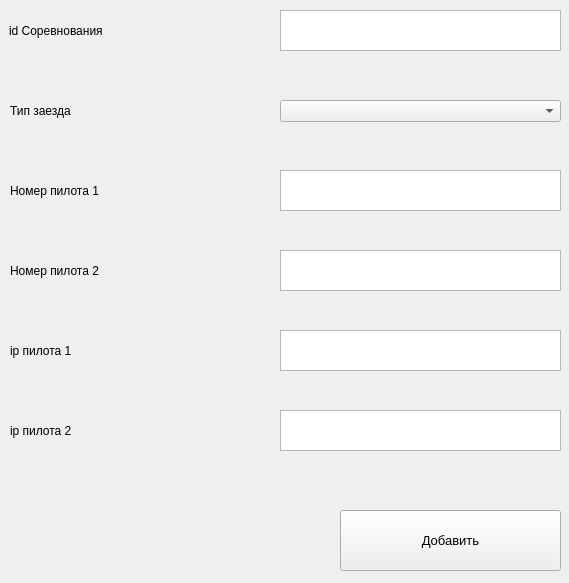
<?xml version="1.0" encoding="UTF-8"?>
<ui version="4.0">
 <class>Form</class>
 <widget class="QWidget" name="Form">
  <property name="geometry">
   <rect>
    <x>0</x>
    <y>0</y>
    <width>569</width>
    <height>583</height>
   </rect>
  </property>
  <property name="windowTitle">
   <string>Добавить заезд</string>
  </property>
  <widget class="QPlainTextEdit" name="name_race">
   <property name="geometry">
    <rect>
     <x>280</x>
     <y>10</y>
     <width>281</width>
     <height>41</height>
    </rect>
   </property>
   <property name="font">
    <font>
     <pointsize>12</pointsize>
    </font>
   </property>
  </widget>
  <widget class="QLabel" name="label">
   <property name="geometry">
    <rect>
     <x>9</x>
     <y>10</y>
     <width>251</width>
     <height>41</height>
    </rect>
   </property>
   <property name="font">
    <font>
     <pointsize>9</pointsize>
    </font>
   </property>
   <property name="text">
    <string>id Соревнования</string>
   </property>
  </widget>
  <widget class="QLabel" name="type_race">
   <property name="geometry">
    <rect>
     <x>10</x>
     <y>90</y>
     <width>251</width>
     <height>41</height>
    </rect>
   </property>
   <property name="font">
    <font>
     <pointsize>9</pointsize>
    </font>
   </property>
   <property name="text">
    <string>Тип заезда</string>
   </property>
  </widget>
  <widget class="QLabel" name="label_3">
   <property name="geometry">
    <rect>
     <x>10</x>
     <y>170</y>
     <width>251</width>
     <height>41</height>
    </rect>
   </property>
   <property name="font">
    <font>
     <pointsize>9</pointsize>
    </font>
   </property>
   <property name="text">
    <string>Номер пилота 1</string>
   </property>
  </widget>
  <widget class="QPlainTextEdit" name="pilot_1">
   <property name="geometry">
    <rect>
     <x>280</x>
     <y>170</y>
     <width>281</width>
     <height>41</height>
    </rect>
   </property>
   <property name="font">
    <font>
     <pointsize>10</pointsize>
    </font>
   </property>
  </widget>
  <widget class="QPushButton" name="pushButton">
   <property name="geometry">
    <rect>
     <x>340</x>
     <y>510</y>
     <width>221</width>
     <height>61</height>
    </rect>
   </property>
   <property name="font">
    <font>
     <pointsize>10</pointsize>
    </font>
   </property>
   <property name="text">
    <string>Добавить</string>
   </property>
  </widget>
  <widget class="QComboBox" name="comboBox">
   <property name="geometry">
    <rect>
     <x>280</x>
     <y>100</y>
     <width>281</width>
     <height>22</height>
    </rect>
   </property>
  </widget>
  <widget class="QLabel" name="label_4">
   <property name="geometry">
    <rect>
     <x>10</x>
     <y>250</y>
     <width>251</width>
     <height>41</height>
    </rect>
   </property>
   <property name="font">
    <font>
     <pointsize>9</pointsize>
    </font>
   </property>
   <property name="text">
    <string>Номер пилота 2</string>
   </property>
  </widget>
  <widget class="QPlainTextEdit" name="pilot2">
   <property name="geometry">
    <rect>
     <x>280</x>
     <y>250</y>
     <width>281</width>
     <height>41</height>
    </rect>
   </property>
   <property name="font">
    <font>
     <pointsize>10</pointsize>
    </font>
   </property>
  </widget>
  <widget class="QLabel" name="label_5">
   <property name="geometry">
    <rect>
     <x>10</x>
     <y>330</y>
     <width>251</width>
     <height>41</height>
    </rect>
   </property>
   <property name="font">
    <font>
     <pointsize>9</pointsize>
    </font>
   </property>
   <property name="text">
    <string>ip пилота 1</string>
   </property>
  </widget>
  <widget class="QPlainTextEdit" name="ip_2">
   <property name="geometry">
    <rect>
     <x>280</x>
     <y>410</y>
     <width>281</width>
     <height>41</height>
    </rect>
   </property>
   <property name="font">
    <font>
     <pointsize>10</pointsize>
    </font>
   </property>
  </widget>
  <widget class="QPlainTextEdit" name="ip_1">
   <property name="geometry">
    <rect>
     <x>280</x>
     <y>330</y>
     <width>281</width>
     <height>41</height>
    </rect>
   </property>
   <property name="font">
    <font>
     <pointsize>10</pointsize>
    </font>
   </property>
  </widget>
  <widget class="QLabel" name="label_6">
   <property name="geometry">
    <rect>
     <x>10</x>
     <y>410</y>
     <width>251</width>
     <height>41</height>
    </rect>
   </property>
   <property name="font">
    <font>
     <pointsize>9</pointsize>
    </font>
   </property>
   <property name="text">
    <string>ip пилота 2</string>
   </property>
  </widget>
 </widget>
 <resources/>
 <connections/>
</ui>
